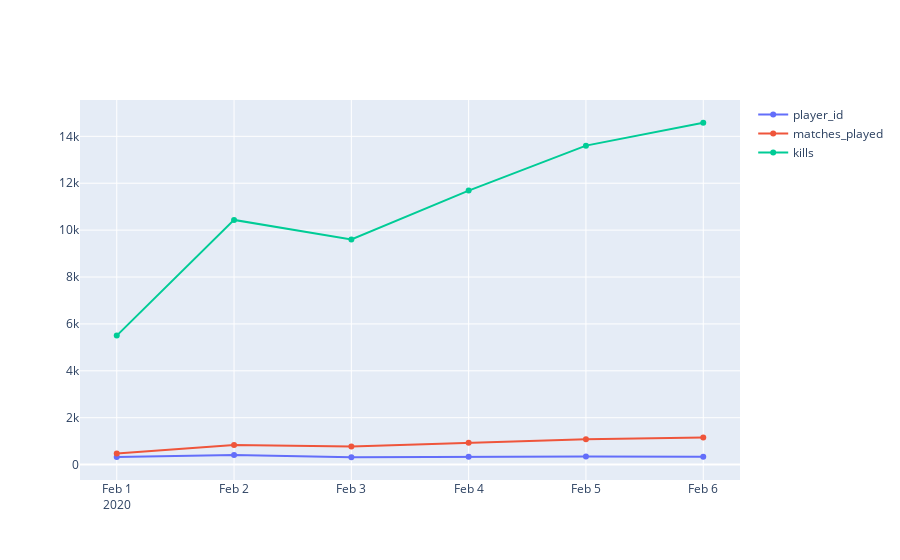

The code cell stored with this chart in its notebook:
### Code cell
# Create traces
trace0 = go.Scatter(
    x = contagem_de_player.index,
    y = contagem_de_player.values,
    mode = 'lines+markers',
    name = 'player_id'
)
trace1 = go.Scatter(
    x = contagem_de_pontos.index,
    y = contagem_de_pontos.values,
    mode = 'lines+markers',
    name = 'matches_played'
)
trace2 = go.Scatter(
    x = contagem_de_kills.index,
    y = contagem_de_kills.values,
    mode = 'lines+markers',
    name = 'kills'
)

data = [trace0, trace1, trace2]
py.iplot(data, filename='scatter-mode')

### Figure 1 — Plotly figure (JSON) as saved in the notebook; plotly's stock layout.template omitted (floating-point values rounded to 4 significant figures)
{"data": [{"mode": "lines+markers", "name": "player_id", "type": "scatter", "x": ["2020-02-01", "2020-02-02", "2020-02-03", "2020-02-04", "2020-02-05", "2020-02-06"], "y": [328, 411, 314, 331, 341, 332]}, {"mode": "lines+markers", "name": "matches_played", "type": "scatter", "x": ["2020-02-01", "2020-02-02", "2020-02-03", "2020-02-04", "2020-02-05", "2020-02-06"], "y": [470, 837, 774, 931, 1086, 1158]}, {"mode": "lines+markers", "name": "kills", "type": "scatter", "x": ["2020-02-01", "2020-02-02", "2020-02-03", "2020-02-04", "2020-02-05", "2020-02-06"], "y": [5502, 10436, 9601, 11687, 13603, 14579]}], "layout": {}}
